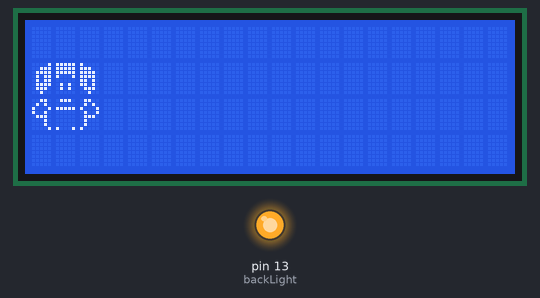
Recording of a sketch running on a simulated Arduino Uno, built with avr-gcc and run on an emulated ATmega328P. Shown: 20×4 character LCD, output pins drawn as LEDs (lit = HIGH).

Above: at 0.1 s.
At 5.1 s:
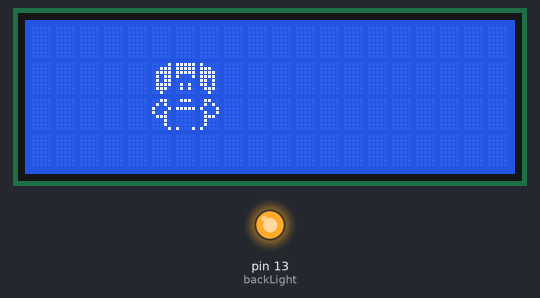
At 9.2 s:
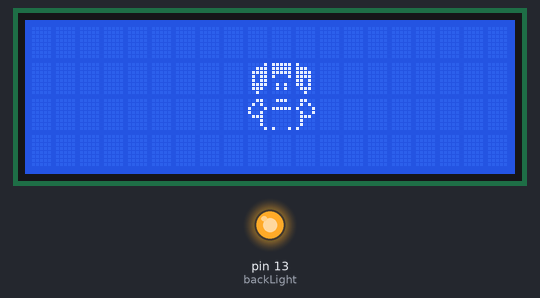
At 19.2 s:
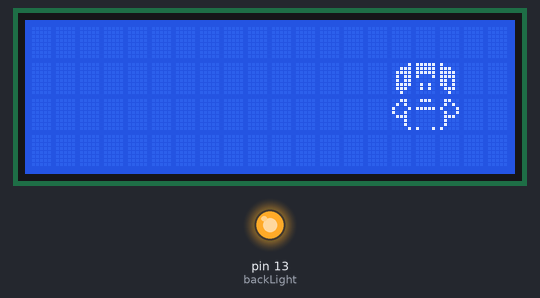
At 28.3 s:
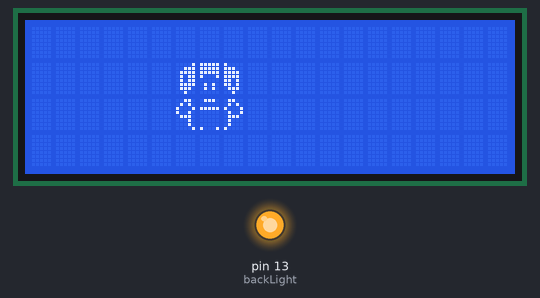
At 38.3 s:
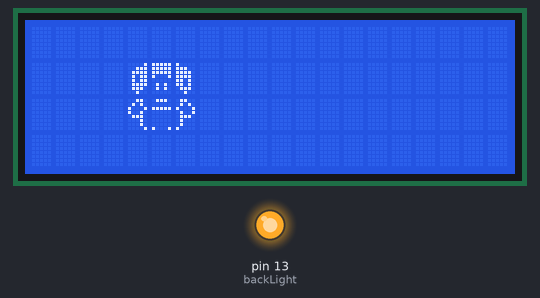

Measured:
- what the display in image 1 shows lasts 1.0 s, from 5.1 s to 6.1 s

The sketch:

_12-ANIMACION.ino
```cpp
#include <LiquidCrystal.h>

LiquidCrystal lcd(12, 11, 10,  5, 4, 3, 2);
int backLight = 13;    // pin 13 will control the backlight

int col = 0;
int i = 0;
byte myChar1[8];
byte myChar2[8];
byte myChar3[8];
byte myChar4[8];
byte myChar5[8];
byte myChar6[8];

void setup()
{
  Serial.begin(9600);
  pinMode(backLight, OUTPUT);
  digitalWrite(backLight, HIGH); // turn backlight on. Replace 'HIGH' with 'LOW' to turn it off.
  createChars();
  lcd.begin(20, 4);
}

void loop()
{
  irYvolver();
  delay(1000);
  lcd.clear();
}

void irYvolver()
{
  lcd.clear();
  lcd.setCursor(col, 1);
  for (int j = 0; j < 6; j++) {
    lcd.write(byte(j));
    if (j == 2)
    {
      lcd.setCursor(col, 2);//col and row position
    }
  }
  i++;

  if (i == 34)
  {
    i = 0;
    col = 0;
  }
  if ((i > 0) && (i < 18)) col++;
  if ((i >= 18) && (i < 35)) col--;
}

void createChars()
{
  createCharsNormal();

  lcd.createChar(0, myChar1);
  lcd.createChar(1, myChar2);
  lcd.createChar(2, myChar3);
  lcd.createChar(3, myChar4);
  lcd.createChar(4, myChar5);
  lcd.createChar(5, myChar6);
}

void createCharsNormal()
{
  byte customChar1[8] = {
    0b00001,
    0b00111,
    0b01111,
    0b01011,
    0b01011,
    0b01111,
    0b01110,
    0b00100
  };
  byte customChar2[8] = {
    0b11111,
    0b11111,
    0b11111,
    0b10001,
    0b00000,
    0b01010,
    0b01010,
    0b00000
  };
  byte customChar3[8] = {
    0b10000,
    0b11100,
    0b11110,
    0b11110,
    0b11010,
    0b11010,
    0b01110,
    0b00100
  };
  byte customChar4[8] = {
    0b00110,
    0b01010,
    0b10001,
    0b10010,
    0b01110,
    0b00010,
    0b00010,
    0b00001
  };
  byte customChar5[8] = {
    0b01110,
    0b00000,
    0b11111,
    0b00000,
    0b00000,
    0b00000,
    0b00000,
    0b10001
  };
  byte customChar6[8] = {
    0b01100,
    0b01010,
    0b10001,
    0b01001,
    0b01110,
    0b01000,
    0b01000,
    0b10000
  };
  memcpy(myChar1, customChar1, 8);
  memcpy(myChar2, customChar2, 8);
  memcpy(myChar3, customChar3, 8);
  memcpy(myChar4, customChar4, 8);
  memcpy(myChar5, customChar5, 8);
  memcpy(myChar6, customChar6, 8);
}
```
